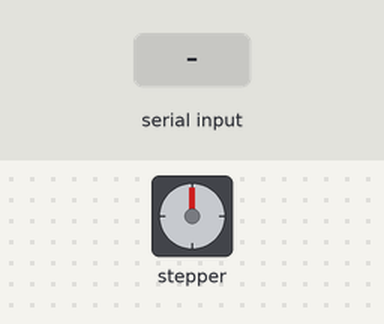
Bench run of a sketch on a simulated Raspberry Pi Pico. Parts: stepper motor. The inputs (shaded band) are chosen by the test bench. Stepper angles assume 200 steps per turn; what the sketch prints to the serial monitor is not drawn.

Above: at 1.2 s.
1.3 s: "GOTO,45\n" received over Serial
At 1.45 s:
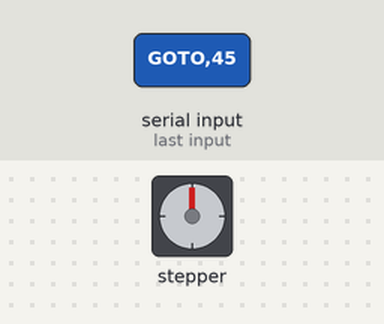
At 2.3 s:
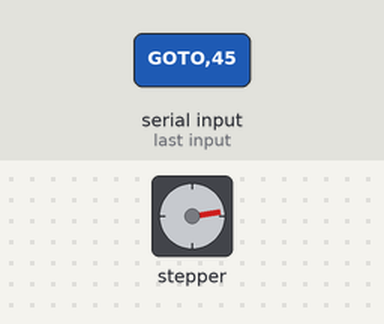
3.2 s: "GOTO\n" received over Serial
At 3.35 s:
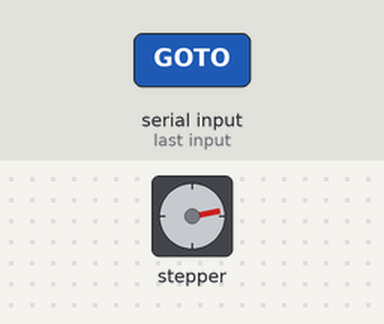
Timing chart, 0 to 6.2 s (numbered marks = the images above; inputs shaded):
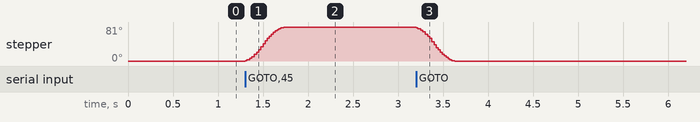

The sketch:

pico_210.ino
```cpp
// snippet: pico_210
// tags: pico, rp2040, raspberry-pi, accelstepper
// boards: avr, esp32, megaavr, nano33iot, romi32u4, rp2040
// library: AccelStepper
// description: RPi Pico: AccelStepper on step=2 dir=3
// prompts: stepper motor Pico, AccelStepper RP2040, stepper Raspberry Pi Pico, NEMA17 Pi Pico, step dir motor RP2040, AccelStepper Pi Pico
// verified: compile-only
// source: kd-generated (id 210)
// exact-include: AccelStepper.h

#include <AccelStepper.h>

AccelStepper stepper(AccelStepper::DRIVER, 2, 3);

void setup() {
  Serial.begin(115200);
  stepper.setMaxSpeed(1600);
  stepper.setAcceleration(800);
}

void loop() {
  if (Serial.available() > 0) {
    String command = Serial.readStringUntil('\n');
    command.trim();

    if (command.startsWith("GOTO")) {
      int position = command.substring(5).toInt();
      stepper.moveTo(position);  // absolute target position (steps); call ONCE, not every loop
    }
  }

  stepper.run();  // MUST be called every loop iteration to step the motor

  if (stepper.distanceToGo() == 0) {
    Serial.println("DONE");
  }
}
```

Measured:
- after the input at 1.3 s, stepper: turns 81° clockwise in 0.43 s, starting at once
- after the input at 3.2 s, stepper: turns 81° counter-clockwise in 0.43 s, starting at once
